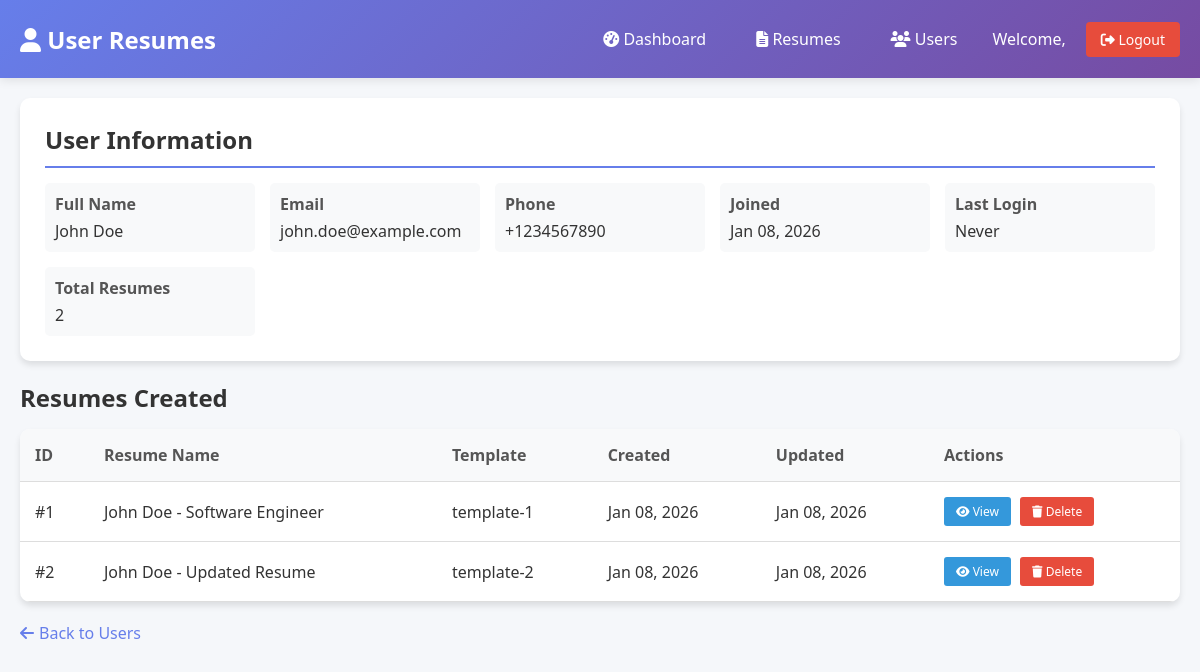
Screenshot of /backend/admin/view_user_resumes.php?user_id=1 (signed in) with the database file from the repository.
### tables this page shows
CREATE TABLE IF NOT EXISTS users (
    id INT PRIMARY KEY AUTO_INCREMENT,
    email VARCHAR(100) UNIQUE NOT NULL,
    full_name VARCHAR(100),
    phone VARCHAR(20),
    ip_address VARCHAR(45),
    user_agent TEXT,
    created_at TIMESTAMP DEFAULT CURRENT_TIMESTAMP,
    last_login TIMESTAMP NULL,
    last_resume_created TIMESTAMP NULL,
    total_resumes INT DEFAULT 0,
    INDEX idx_email (email),
    INDEX idx_created_at (created_at)
);

CREATE TABLE IF NOT EXISTS resumes (
    id INT PRIMARY KEY AUTO_INCREMENT,
    user_id INT NOT NULL,
    resume_name VARCHAR(100) NOT NULL,
    personal_info JSON,
    education JSON,
    experience JSON,
    projects JSON,
    skills JSON,
    certifications JSON,
    template_used VARCHAR(50) DEFAULT 'template-1',
    font_family VARCHAR(100) DEFAULT "'Segoe UI', Tahoma, Geneva, Verdana, sans-serif",
    primary_color VARCHAR(7) DEFAULT '#3498db',
    text_align VARCHAR(10) DEFAULT 'left',
    pdf_file_path VARCHAR(255) NULL,
    pdf_file_size INT NULL,
    is_public BOOLEAN DEFAULT FALSE,
    view_count INT DEFAULT 0,
    download_count INT DEFAULT 0,
    created_at TIMESTAMP DEFAULT CURRENT_TIMESTAMP,
    updated_at TIMESTAMP DEFAULT CURRENT_TIMESTAMP ON UPDATE CURRENT_TIMESTAMP,
    FOREIGN KEY (user_id) REFERENCES users(id) ON DELETE CASCADE,
    INDEX idx_user_id (user_id),
    INDEX idx_created_at (created_at),
    INDEX idx_template (template_used),
    FULLTEXT idx_resume_name (resume_name)
);

### backend/admin/view_user_resumes.php (the view, shortened to what this page needs)
<?php
$user_id = (int)$_GET['user_id'];
$database = new Database();
$db = $database->getConnection();
$query = "SELECT * FROM users WHERE id = :user_id";
$stmt = $db->prepare($query);
$stmt->bindParam(':user_id', $user_id, PDO::PARAM_INT);
$stmt->execute();
$user = $stmt->fetch(PDO::FETCH_ASSOC);
$query = "SELECT * FROM resumes WHERE user_id = :user_id ORDER BY created_at DESC";
$stmt = $db->prepare($query);
$stmt->bindParam(':user_id', $user_id, PDO::PARAM_INT);
$stmt->execute();
$resumes = $stmt->fetchAll(PDO::FETCH_ASSOC);
?>
<!DOCTYPE html>
<html lang="en">
<head>
    <link rel="stylesheet" href="https://cdnjs.cloudflare.com/ajax/libs/font-awesome/6.4.0/css/all.min.css">
</head>
<body>
    <div class="admin-header">
        <h1><i class="fas fa-user"></i> User Resumes</h1>
        <div class="admin-nav">
            <a href="dashboard.php"><i class="fas fa-tachometer-alt"></i> Dashboard</a>
            <a href="view_resumes.php"><i class="fas fa-file-alt"></i> Resumes</a>
            <a href="view_users.php"><i class="fas fa-users"></i> Users</a>
            <span>Welcome, <?php echo htmlspecialchars($_SESSION['admin_username']); ?></span>
            <a href="logout.php" class="logout-btn"><i class="fas fa-sign-out-alt"></i> Logout</a>
        </div>
    </div>
    <div class="dashboard-container">
        <div class="user-info-card">
            <h2>User Information</h2>
            <div class="user-details">
                <div class="detail-item">
                    <strong>Full Name</strong>
                    <?php echo htmlspecialchars($user['full_name']); ?>
                </div>
                <div class="detail-item">
                    <strong>Email</strong>
                    <?php echo htmlspecialchars($user['email']); ?>
                </div>
                <div class="detail-item">
                    <strong>Phone</strong>
                    <?php echo htmlspecialchars($user['phone'] ?? 'N/A'); ?>
                </div>
                <div class="detail-item">
                    <strong>Joined</strong>
                    <?php echo date('M d, Y', strtotime($user['created_at'])); ?>
                </div>
                <div class="detail-item">
                    <strong>Last Login</strong>
                    <?php echo $user['last_login'] ? date('M d, Y H:i', strtotime($user['last_login'])) : 'Never'; ?>
                </div>
                <div class="detail-item">
                    <strong>Total Resumes</strong>
                    <?php echo count($resumes); ?>
                </div>
            </div>
        </div>
        <h2 style="margin-bottom: 15px;">Resumes Created</h2>
        <?php if (count($resumes) > 0): ?>
        <table>
            <thead>
                <tr>
                    <th>ID</th>
                    <th>Resume Name</th>
                    <th>Template</th>
                    <th>Created</th>
                    <th>Updated</th>
                    <th>Actions</th>
                </tr>
            </thead>
            <tbody>
                <?php foreach ($resumes as $resume): ?>
                <tr>
                    <td>#<?php echo $resume['id']; ?></td>
                    <td><?php echo htmlspecialchars($resume['resume_name']); ?></td>
                    <td><?php echo htmlspecialchars($resume['template_used']); ?></td>
                    <td><?php echo date('M d, Y', strtotime($resume['created_at'])); ?></td>
                    <td><?php echo date('M d, Y', strtotime($resume['updated_at'])); ?></td>
                    <td>
                        <button class="btn-view" onclick="viewResume(<?php echo $resume['id']; ?>)">
                            <i class="fas fa-eye"></i> View
                        </button>
                        <button class="btn-delete" onclick="deleteResume(<?php echo $resume['id']; ?>)">
                            <i class="fas fa-trash"></i> Delete
                        </button>
                    </td>
                </tr>
                <?php endforeach; ?>
            </tbody>
        </table>
        <?php endif; ?>
        <div class="back-link">
            <a href="view_users.php"><i class="fas fa-arrow-left"></i> Back to Users</a>
        </div>
    </div>
</body>
</html>

### backend/admin/view_user_resumes.php (style rules this page uses)
* { margin: 0; padding: 0; box-sizing: border-box; font-family: 'Segoe UI', Tahoma, Geneva, Verdana, sans-serif; }
body { background: #f5f7fa; color: #333; }
.admin-header { background: linear-gradient(135deg, #667eea 0%, #764ba2 100%); color: white; padding: 20px; display: flex; justify-content: space-between; align-items: center; box-shadow: 0 2px 10px rgba(0,0,0,0.1); }
.admin-header h1 { font-size: 24px; }
.admin-nav { display: flex; gap: 20px; align-items: center; }
.admin-nav a { color: white; text-decoration: none; padding: 8px 15px; border-radius: 4px; transition: background 0.3s; }
.logout-btn { background: #e74c3c; color: white; border: none; padding: 8px 15px; border-radius: 4px; cursor: pointer; font-size: 14px; }
.dashboard-container { max-width: 1200px; margin: 0 auto; padding: 20px; }
.user-info-card { background: white; border-radius: 10px; padding: 25px; margin-bottom: 20px; box-shadow: 0 4px 6px rgba(0,0,0,0.1); }
.user-info-card h2 { color: #333; margin-bottom: 15px; border-bottom: 2px solid #667eea; padding-bottom: 10px; }
.user-details { display: grid; grid-template-columns: repeat(auto-fit, minmax(200px, 1fr)); gap: 15px; }
.detail-item { padding: 10px; background: #f8f9fa; border-radius: 5px; }
.detail-item strong { color: #555; display: block; margin-bottom: 5px; }
table { width: 100%; border-collapse: collapse; background: white; border-radius: 10px; overflow: hidden; box-shadow: 0 4px 6px rgba(0,0,0,0.1); }
th, td { padding: 15px; text-align: left; border-bottom: 1px solid #ddd; }
th { background: #f8f9fa; font-weight: 600; color: #555; }
.btn-view { background: #3498db; color: white; border: none; padding: 6px 12px; border-radius: 3px; cursor: pointer; text-decoration: none; font-size: 12px; margin-right: 5px; }
.btn-delete { background: #e74c3c; color: white; border: none; padding: 6px 12px; border-radius: 3px; cursor: pointer; font-size: 12px; }
.back-link { margin-top: 20px; }
.back-link a { color: #667eea; text-decoration: none; display: inline-flex; align-items: center; gap: 5px; }

### rows the page displays
users: full_name "John Doe", email "john.doe@example.com", phone "+1234567890", created_at "Jan 08, 2026"
resumes: id "1", resume_name "John Doe - Software Engineer", template_used "template-1", created_at "Jan 08, 2026", updated_at "Jan 08, 2026"
resumes: id "2", resume_name "John Doe - Updated Resume", template_used "template-2", created_at "Jan 08, 2026", updated_at "Jan 08, 2026"

### other values shown
count($resumes) "2"
